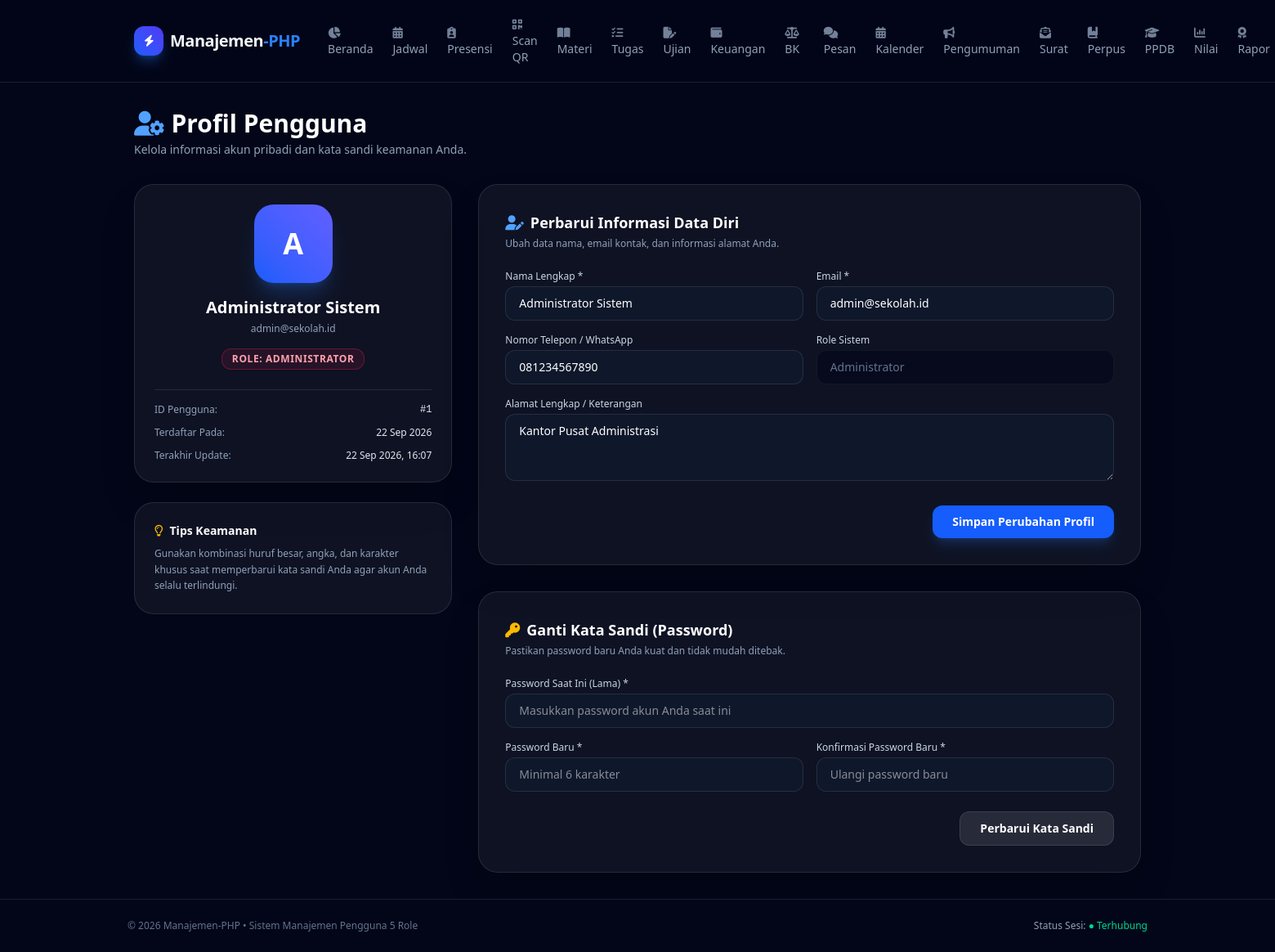
/dashboard/profile.php (signed in), run on the app's committed database.
### tables this page shows
CREATE TABLE IF NOT EXISTS `users` (
    `id` INT AUTO_INCREMENT PRIMARY KEY,
    `name` VARCHAR(100) NOT NULL,
    `email` VARCHAR(100) NOT NULL UNIQUE,
    `password` VARCHAR(255) NOT NULL,
    `role` ENUM('administrator', 'staf', 'guru', 'orang_tua', 'siswa') NOT NULL DEFAULT 'siswa',
    `phone` VARCHAR(20) DEFAULT NULL,
    `address` TEXT DEFAULT NULL,
    `created_at` TIMESTAMP DEFAULT CURRENT_TIMESTAMP,
    `updated_at` TIMESTAMP DEFAULT CURRENT_TIMESTAMP ON UPDATE CURRENT_TIMESTAMP
);

### config/database.php (called while the page is built, shortened)
<?php
function getRoleLabel(string $role): string {
    return ROLES[$role] ?? ucfirst(str_replace('_', ' ', $role));
}
function getRoleBadge(string $role): string {
    switch ($role) {
        case 'administrator':
            return 'border-rose-500/30 bg-rose-500/10 text-rose-300';
    }
}

### dashboard/profile.php (the view, shortened to what this page needs)
<?php
require_once __DIR__ . "/../config/database.php";
$user_id = (int) $_SESSION['user_id'];
$stmt_me = $pdo->prepare("SELECT id, name, email, role, phone, address, created_at, updated_at FROM users WHERE id = ?");
$stmt_me->execute([$user_id]);
$me = $stmt_me->fetch();
require_once __DIR__ . "/includes/header.php";
?>
<div class="mb-8">
    <h1 class="text-2xl sm:text-3xl font-extrabold text-white flex items-center gap-2">
        <span class="text-blue-400"><i class="fa-solid fa-user-gear"></i></span> Profil Pengguna
    </h1>
    <p class="mt-1 text-sm text-slate-400">
        Kelola informasi akun pribadi dan kata sandi keamanan Anda.
    </p>
</div>
<div class="grid grid-cols-1 lg:grid-cols-3 gap-8">
    <div class="space-y-6">
        <div class="rounded-3xl border border-white/10 bg-white/5 p-6 shadow-2xl text-center">
            <div class="mx-auto flex h-24 w-24 items-center justify-center rounded-3xl bg-gradient-to-tr from-blue-600 to-indigo-500 text-4xl font-extrabold text-white shadow-xl shadow-blue-500/20 mb-4">
                <?= strtoupper(mb_substr($me['name'], 0, 1)) ?>
            </div>
            <h2 class="text-xl font-bold text-white"><?= htmlspecialchars($me['name']) ?></h2>
            <p class="text-xs text-slate-400 mt-1"><?= htmlspecialchars($me['email']) ?></p>
            <div class="mt-4 inline-flex items-center rounded-xl border px-3 py-1 text-xs font-semibold uppercase tracking-wider <?= getRoleBadge($me['role']) ?>">
                <span>Role: <?= htmlspecialchars(getRoleLabel($me['role'])) ?></span>
            </div>
            <div class="mt-6 border-t border-white/10 pt-4 space-y-3 text-left text-xs text-slate-400">
                <div class="flex justify-between">
                    <span>ID Pengguna:</span>
                    <span class="font-mono text-slate-200">#<?= $me['id'] ?></span>
                </div>
                <div class="flex justify-between">
                    <span>Terdaftar Pada:</span>
                    <span class="text-slate-200"><?= date('d M Y', strtotime($me['created_at'])) ?></span>
                </div>
                <div class="flex justify-between">
                    <span>Terakhir Update:</span>
                    <span class="text-slate-200"><?= date('d M Y, H:i', strtotime($me['updated_at'])) ?></span>
                </div>
            </div>
        </div>
        <div class="rounded-3xl border border-white/10 bg-white/5 p-6">
            <h3 class="text-sm font-bold text-white mb-2 flex items-center gap-2"><i class="fa-regular fa-lightbulb text-amber-400"></i> Tips Keamanan</h3>
            <p class="text-xs text-slate-400 leading-relaxed">
                Gunakan kombinasi huruf besar, angka, dan karakter khusus saat memperbarui kata sandi Anda agar akun Anda selalu terlindungi.
            </p>
        </div>
    </div>
    <div class="lg:col-span-2 space-y-8">
        <div class="rounded-3xl border border-white/10 bg-white/5 p-6 sm:p-8 shadow-2xl">
            <h3 class="text-lg font-bold text-white mb-1 flex items-center gap-2">
                <span class="text-blue-400"><i class="fa-solid fa-user-pen"></i></span> Perbarui Informasi Data Diri
            </h3>
            <p class="text-xs text-slate-400 mb-6">Ubah data nama, email kontak, dan informasi alamat Anda.</p>
            <form method="POST" class="space-y-4">
                <div class="grid grid-cols-1 sm:grid-cols-2 gap-4">
                    <div>
                        <label class="mb-1 block text-xs font-medium text-slate-300">Nama Lengkap *</label>
                        <input type="text" name="name" required value="<?= htmlspecialchars($me['name']) ?>" class="w-full rounded-xl border border-white/10 bg-slate-900 px-4 py-2.5 text-sm text-white outline-none focus:border-blue-500">
                    </div>
                    <div>
                        <label class="mb-1 block text-xs font-medium text-slate-300">Email *</label>
                        <input type="email" name="email" required value="<?= htmlspecialchars($me['email']) ?>" class="w-full rounded-xl border border-white/10 bg-slate-900 px-4 py-2.5 text-sm text-white outline-none focus:border-blue-500">
                    </div>
                </div>
                <div class="grid grid-cols-1 sm:grid-cols-2 gap-4">
                    <div>
                        <label class="mb-1 block text-xs font-medium text-slate-300">Nomor Telepon / WhatsApp</label>
                        <input type="text" name="phone" value="<?= htmlspecialchars($me['phone'] ?? '') ?>" placeholder="08123456789" class="w-full rounded-xl border border-white/10 bg-slate-900 px-4 py-2.5 text-sm text-white outline-none focus:border-blue-500">
                    </div>
                    <div>
                        <label class="mb-1 block text-xs font-medium text-slate-300">Role Sistem</label>
                        <input type="text" disabled value="<?= htmlspecialchars(getRoleLabel($me['role'])) ?>" class="w-full rounded-xl border border-white/5 bg-slate-950/60 px-4 py-2.5 text-sm text-slate-500 cursor-not-allowed">
                    </div>
                </div>
                <div>
                    <label class="mb-1 block text-xs font-medium text-slate-300">Alamat Lengkap / Keterangan</label>
                    <textarea name="address" rows="3" placeholder="Masukkan alamat tempat tinggal..." class="w-full rounded-xl border border-white/10 bg-slate-900 px-4 py-2.5 text-sm text-white outline-none focus:border-blue-500"><?= htmlspecialchars($me['address'] ?? '') ?></textarea>
                </div>
                <div class="flex justify-end pt-2">
                    <button type="submit" class="rounded-xl bg-blue-600 hover:bg-blue-500 px-6 py-2.5 text-sm font-semibold text-white shadow-lg shadow-blue-500/20 transition">
                        Simpan Perubahan Profil
                    </button>
                </div>
            </form>
        </div>
        <div class="rounded-3xl border border-white/10 bg-white/5 p-6 sm:p-8 shadow-2xl">
            <h3 class="text-lg font-bold text-white mb-1 flex items-center gap-2">
                <span class="text-amber-400"><i class="fa-solid fa-key"></i></span> Ganti Kata Sandi (Password)
            </h3>
            <p class="text-xs text-slate-400 mb-6">Pastikan password baru Anda kuat dan tidak mudah ditebak.</p>
            <form method="POST" class="space-y-4">
                <div>
                    <label class="mb-1 block text-xs font-medium text-slate-300">Password Saat Ini (Lama) *</label>
                    <input type="password" name="current_password" required placeholder="Masukkan password akun Anda saat ini" class="w-full rounded-xl border border-white/10 bg-slate-900 px-4 py-2.5 text-sm text-white outline-none focus:border-blue-500">
                </div>
                <div class="grid grid-cols-1 sm:grid-cols-2 gap-4">
                    <div>
                        <label class="mb-1 block text-xs font-medium text-slate-300">Password Baru *</label>
                        <input type="password" name="new_password" required placeholder="Minimal 6 karakter" class="w-full rounded-xl border border-white/10 bg-slate-900 px-4 py-2.5 text-sm text-white outline-none focus:border-blue-500">
                    </div>
                    <div>
                        <label class="mb-1 block text-xs font-medium text-slate-300">Konfirmasi Password Baru *</label>
                        <input type="password" name="confirm_password" required placeholder="Ulangi password baru" class="w-full rounded-xl border border-white/10 bg-slate-900 px-4 py-2.5 text-sm text-white outline-none focus:border-blue-500">
                    </div>
                </div>
                <div class="flex justify-end pt-2">
                    <button type="submit" class="rounded-xl border border-white/10 bg-white/10 hover:bg-white/15 px-6 py-2.5 text-sm font-semibold text-white transition">
                        Perbarui Kata Sandi
                    </button>
                </div>
            </form>
        </div>
    </div>
</div>
<?php require_once __DIR__ . "/includes/footer.php"; ?>

### data on the page
users: name "A", name "Administrator Sistem", email "admin@sekolah.id", role "ADMINISTRATOR", id "1", created_at "22 Sep 2026", updated_at "22 Sep 2026, 16:07", phone "081234567890", role "Administrator", address "Kantor Pusat Administrasi"
